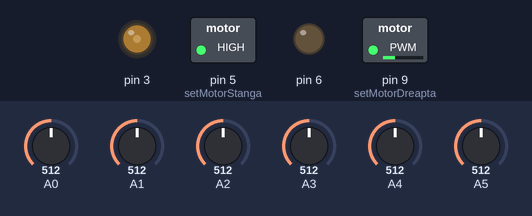
Bench run of a sketch on a simulated Arduino Uno, built with avr-gcc and run on an emulated ATmega328P. On the bench: switched loads named in the sketch (green lamp = pin HIGH), output pins drawn as LEDs (lit = HIGH). Inputs (shaded band) come from the test bench; at power-on: A0 = 512, A1 = 512, A2 = 512, A3 = 512, A4 = 512, A5 = 512.

Above: at 1.2 s.
1.3 s: A0 set to 414
2.8 s: A0 set to 384
At 3.9 s:
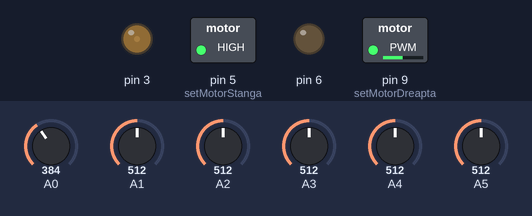
4.3 s: A1 set to 413
5.8 s: A1 set to 389
At 6.2 s:
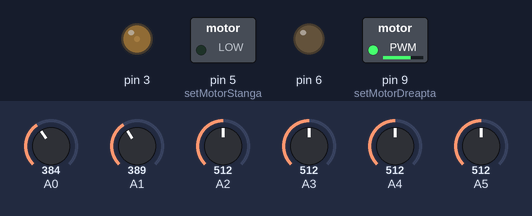
7.3 s: A2 set to 417
8.8 s: A2 set to 382
At 9.7 s:
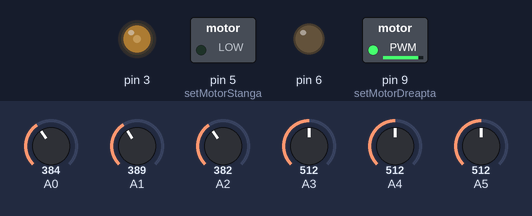
Timing chart, 0 to 11.3 s (numbered marks = the images above; inputs shaded):
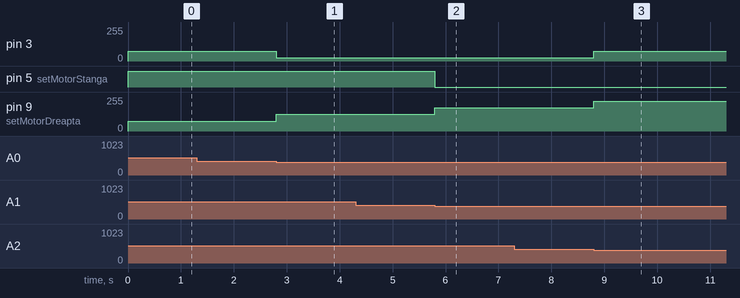

Measured:
- the behaviour switches between 401 and 400 on A0 (found by bisection; images 0 and 1)
- the behaviour switches between 401 and 400 on A1 (found by bisection; images 1 and 2)
- the behaviour switches between 401 and 400 on A2 (found by bisection; images 2 and 3)
- after the input at 1.3 s, every drawn part: stays the same
- after the input at 2.8 s, pin 3: 75/255 → 25/255 at once; pin 9 (setMotorDreapta): 75/255 → 125/255 at once
- after the input at 4.3 s, every drawn part: stays the same
- after the input at 5.8 s, pin 5 (setMotorStanga): HIGH → LOW at once; pin 9 (setMotorDreapta): 125/255 → 175/255 at once
- after the input at 7.3 s, every drawn part: stays the same
- after the input at 8.8 s, pin 3: 25/255 → 75/255 at once; pin 9 (setMotorDreapta): 175/255 → 225/255 at once

The sketch:

v2.ino
```cpp
#define PRAG        400
#define VITEZA_BAZA 75
#define KP          1.0f
#define TIMP_CAUTARE 900

int ultimaDirectie = 0;
unsigned long timpPierdereLinie = 0;
bool cautaLinia = false;

void setup() {
  DDRD |= (1<<3) | (1<<5) | (1<<6);
  DDRB |= (1<<1);

  TCCR2A |= (1<<COM2B1) | (1<<WGM20) | (1<<WGM21);
  TCCR2B |= (1<<CS21);
  OCR2B = 0;

  TCCR1A |= (1<<COM1A1) | (1<<WGM10);
  TCCR1B |= (1<<WGM12) | (1<<CS11);
  OCR1A = 0;

  PORTD &= ~((1<<5) | (1<<3) | (1<<6));
  PORTB &= ~(1<<1);
}

void setMotorStanga(int v) {
  v = constrain(v, -255, 255);
  if (v >= 0) { PORTD |=  (1<<5); OCR2B = (uint8_t)v;  }
  else        { PORTD &= ~(1<<5); OCR2B = (uint8_t)-v; }
}

void setMotorDreapta(int v) {
  v = constrain(v, -255, 255);
  if (v >= 0) { PORTB &= ~(1<<1); OCR1A = (uint8_t)v;  }
  else        { PORTB |=  (1<<1); OCR1A = (uint8_t)-v; }
}

void stopMotoare() {
  OCR2B = 0; OCR1A = 0;
  PORTD &= ~((1<<5) | (1<<3) | (1<<6));
  PORTB &= ~(1<<1);
}

uint8_t citireSenzori() {
  uint8_t rezultat = 0;
  for (int i = 0; i < 6; i++) {
    //if (i == 3) continue;
    if (analogRead(i) > PRAG)
      rezultat |= (1 << i);
  }
  return rezultat;
}

int calculeazaPozitie(uint8_t senzori) {

  const int greutati[6] = {250, 150, 50, -50, -150, -250};
  int pozitie = 0, total = 0;
  for (int i = 0; i < 6; i++) {
    if ((senzori >> i) & 1) {
      pozitie += greutati[i];
      total++;
    }
  }
  if (total == 0) return 0;
  return pozitie / total;
}

void loop() {
  uint8_t senzori = citireSenzori();

  if (senzori != 0) {
    cautaLinia = false;
    int pozitie = calculeazaPozitie(senzori);


    if      (pozitie >  30) ultimaDirectie =  1;
    else if (pozitie < -30) ultimaDirectie = -1;

    int corectie = (int)(pozitie * KP);

    setMotorStanga (constrain(VITEZA_BAZA + corectie, -100, 255));
    setMotorDreapta(constrain(VITEZA_BAZA - corectie, -100, 255));
  }
  else {
    if (!cautaLinia) {
      timpPierdereLinie = millis();
      cautaLinia = true;
    }

    unsigned long durata = millis() - timpPierdereLinie;

    if (durata < TIMP_CAUTARE) {
      if (ultimaDirectie ==  1) {
        setMotorStanga(180); setMotorDreapta(-180);
      } else if (ultimaDirectie == -1) {
        setMotorStanga(-180); setMotorDreapta(180);
      }
    } else {
      stopMotoare();
    }
  }
}
```
